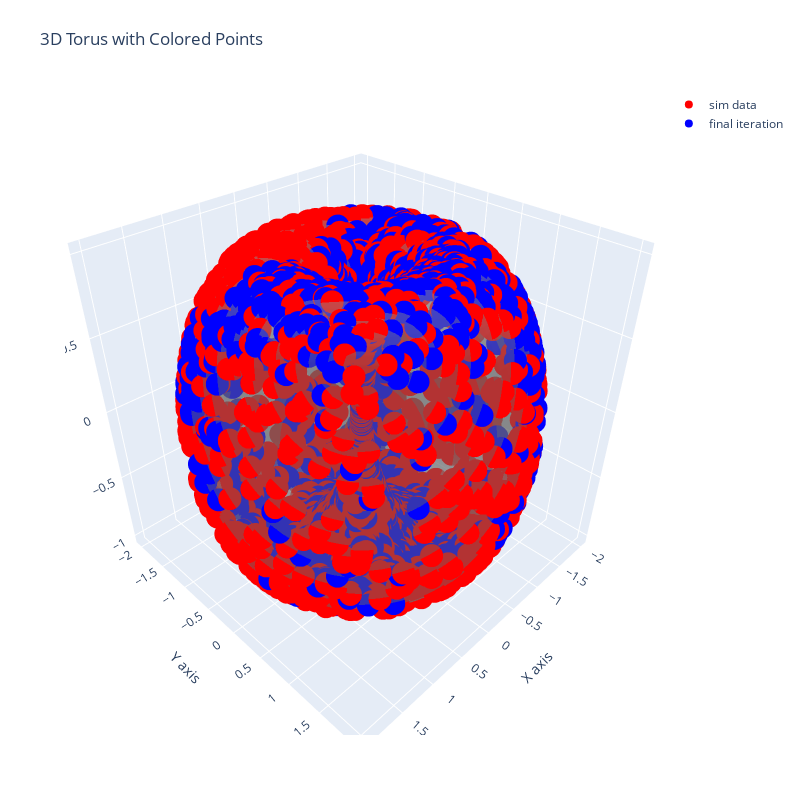

The cell this chart's notebook holds for it:
### Code cell
import plotly.graph_objects as go
import numpy as np

# Create grid values for theta and phi
theta = np.linspace(0, 2 * np.pi, 100)
phi = np.linspace(0, 2 * np.pi, 100)
theta, phi = np.meshgrid(theta, phi)

# Parametric equations for the torus with R = r = 1
x = (1 + np.cos(theta)) * np.cos(phi)
y = (1 + np.cos(theta)) * np.sin(phi)
z = np.sin(theta)

# Create the figure for the torus
fig = go.Figure(data=[
    go.Surface(
        x=x, y=y, z=z,
        showscale=False,
        colorscale=['grey','grey'],  # Sets the color to grey
        opacity=0.5  # Makes the torus translucent
    )
])

# Add points to the plot (replace these with your specific points)
# Example points:
#points_theta = np.array([np.pi/4, np.pi/2, 3*np.pi/4])
points_theta_sim = np.array(hd_sim[0,:])
points_phi_sim = np.array(hd_sim[1,:])

points_theta_res = np.array(estDir[:,0])
points_phi_res = np.array(estDir[:,1])

#points_theta_res1 = np.array(estDir1[5:10,0])
#points_phi_res1 = np.array(estDir1[5:10,1])


points_x = (1 + np.cos(points_theta_sim)) * np.cos(points_phi_sim)
points_y = (1 + np.cos(points_theta_sim)) * np.sin(points_phi_sim)
points_z = np.sin(points_theta_sim)

# points_x1 = (1 + np.cos(points_theta_res1)) * np.cos(points_phi_res1)
# points_y1 = (1 + np.cos(points_theta_res1)) * np.sin(points_phi_res1)
# points_z1 = np.sin(points_theta_res1)

points_x2 = (1 + np.cos(points_theta_res)) * np.cos(points_phi_res)
points_y2 = (1 + np.cos(points_theta_res)) * np.sin(points_phi_res)
points_z2 = np.sin(points_theta_res)

# Add the points to the figure
fig.add_trace(go.Scatter3d(x=points_x, y=points_y, z=points_z,
                           mode='markers', marker=dict(color='red'), name = "sim data")) # Original simulated data
fig.add_trace(go.Scatter3d(x=points_x2, y=points_y2, z=points_z2,
                           mode='markers', marker=dict(color='blue'), name="final iteration")) # after last interation
# Update the layout
fig.update_layout(
    title='3D Torus with Colored Points',
    scene=dict(
        xaxis_title='X axis',
        yaxis_title='Y axis',
        zaxis_title='Z axis',
        aspectratio=dict(x=1, y=1, z=1)
    ),
    autosize=False,
    width=800,
    height=800,
    margin=dict(l=65, r=50, b=65, t=90)
)

# Show the figure

fig.show()

### Figure 1 — Plotly figure (JSON) as saved in the notebook; plotly's stock layout.template omitted (floating-point values rounded to 4 significant figures; data arrays with more than 128 entries replaced by an {"elided": "..."} marker saying what was removed)
{"data": [{"colorscale": [[0, "grey"], [1, "grey"]], "opacity": 0.5, "showscale": false, "type": "surface", "x": {"elided": "100x100 float values"}, "y": {"elided": "100x100 float values"}, "z": {"elided": "100x100 float values"}}, {"marker": {"color": "red"}, "mode": "markers", "name": "sim data", "type": "scatter3d", "x": {"elided": "2000 float values"}, "y": {"elided": "2000 float values"}, "z": {"elided": "2000 float values"}}, {"marker": {"color": "blue"}, "mode": "markers", "name": "final iteration", "type": "scatter3d", "x": {"elided": "2000 float values"}, "y": {"elided": "2000 float values"}, "z": {"elided": "2000 float values"}}], "layout": {"autosize": false, "height": 800, "margin": {"b": 65, "l": 65, "r": 50, "t": 90}, "scene": {"aspectratio": {"x": 1, "y": 1, "z": 1}, "xaxis": {"title": {"text": "X axis"}}, "yaxis": {"title": {"text": "Y axis"}}, "zaxis": {"title": {"text": "Z axis"}}}, "title": {"text": "3D Torus with Colored Points"}, "width": 800}}
